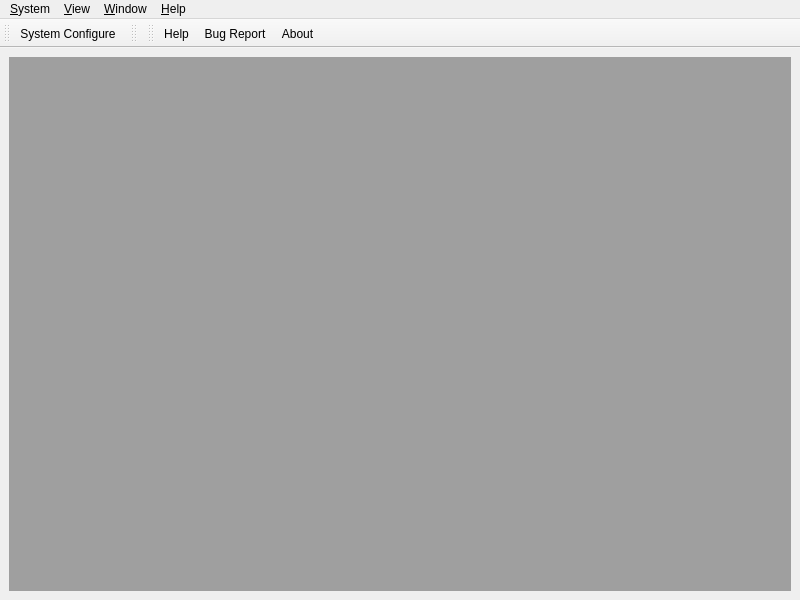
<?xml version="1.0" encoding="UTF-8"?>
<ui version="4.0">
 <class>MainWindowUIClass</class>
 <widget class="QMainWindow" name="MainWindowUIClass">
  <property name="geometry">
   <rect>
    <x>0</x>
    <y>0</y>
    <width>800</width>
    <height>600</height>
   </rect>
  </property>
  <property name="whatsThis">
   <string>Main Window</string>
  </property>
  <widget class="QWidget" name="centralwidget">
   <layout class="QGridLayout" name="gridLayout">
    <item row="0" column="0">
     <widget class="QMdiArea" name="mdiArea">
      <property name="acceptDrops">
       <bool>false</bool>
      </property>
      <property name="verticalScrollBarPolicy">
       <enum>Qt::ScrollBarAsNeeded</enum>
      </property>
      <property name="horizontalScrollBarPolicy">
       <enum>Qt::ScrollBarAsNeeded</enum>
      </property>
      <property name="viewMode">
       <enum>QMdiArea::SubWindowView</enum>
      </property>
     </widget>
    </item>
   </layout>
  </widget>
  <widget class="QMenuBar" name="menubar">
   <property name="geometry">
    <rect>
     <x>0</x>
     <y>0</y>
     <width>800</width>
     <height>23</height>
    </rect>
   </property>
   <widget class="QMenu" name="menuSystem">
    <property name="title">
     <string>&amp;System</string>
    </property>
    <addaction name="actionSystemConfigure"/>
    <addaction name="separator"/>
    <addaction name="actionQuit"/>
   </widget>
   <widget class="QMenu" name="menuView">
    <property name="title">
     <string>&amp;View</string>
    </property>
    <addaction name="actionShowMinimized"/>
    <addaction name="actionShowMaximized"/>
    <addaction name="actionShowFullScreen"/>
    <addaction name="actionShowNormal"/>
   </widget>
   <widget class="QMenu" name="menuHelp">
    <property name="title">
     <string>&amp;Help</string>
    </property>
    <addaction name="actionHelp"/>
    <addaction name="actionBugReport"/>
    <addaction name="actionAboutQt"/>
    <addaction name="actionAbout"/>
   </widget>
   <widget class="QMenu" name="menuWindow">
    <property name="title">
     <string>&amp;Window</string>
    </property>
    <widget class="QMenu" name="menuSubWindows">
     <property name="title">
      <string>Subwindows</string>
     </property>
    </widget>
    <addaction name="actionCloseSubWindow"/>
    <addaction name="actionCloseAllSubWindows"/>
    <addaction name="separator"/>
    <addaction name="actionTitleSubWindows"/>
    <addaction name="actionCascadeSubWindows"/>
    <addaction name="separator"/>
    <addaction name="actionNextSubWindow"/>
    <addaction name="actionPreviousSubWindow"/>
    <addaction name="separator"/>
    <addaction name="menuSubWindows"/>
   </widget>
   <addaction name="menuSystem"/>
   <addaction name="menuView"/>
   <addaction name="menuWindow"/>
   <addaction name="menuHelp"/>
  </widget>
  <widget class="QToolBar" name="toolBarSystem">
   <property name="windowTitle">
    <string>System</string>
   </property>
   <attribute name="toolBarArea">
    <enum>TopToolBarArea</enum>
   </attribute>
   <attribute name="toolBarBreak">
    <bool>false</bool>
   </attribute>
   <addaction name="actionSystemConfigure"/>
  </widget>
  <widget class="QToolBar" name="toolBarPlugins">
   <property name="windowTitle">
    <string>Plug-ins</string>
   </property>
   <attribute name="toolBarArea">
    <enum>TopToolBarArea</enum>
   </attribute>
   <attribute name="toolBarBreak">
    <bool>false</bool>
   </attribute>
  </widget>
  <widget class="QToolBar" name="toolBarHelp">
   <property name="windowTitle">
    <string>Help</string>
   </property>
   <attribute name="toolBarArea">
    <enum>TopToolBarArea</enum>
   </attribute>
   <attribute name="toolBarBreak">
    <bool>false</bool>
   </attribute>
   <addaction name="actionHelp"/>
   <addaction name="actionBugReport"/>
   <addaction name="actionAbout"/>
  </widget>
  <action name="actionQuit">
   <property name="text">
    <string>&amp;Quit</string>
   </property>
   <property name="toolTip">
    <string>Quit</string>
   </property>
   <property name="statusTip">
    <string>Quit</string>
   </property>
   <property name="whatsThis">
    <string>Quit</string>
   </property>
  </action>
  <action name="actionLanguageDefaultEnglish">
   <property name="text">
    <string>Default(English)</string>
   </property>
   <property name="statusTip">
    <string>Default(English)</string>
   </property>
   <property name="whatsThis">
    <string>Default(English)</string>
   </property>
  </action>
  <action name="actionStylePlastique">
   <property name="checkable">
    <bool>true</bool>
   </property>
   <property name="text">
    <string>Plastique</string>
   </property>
   <property name="toolTip">
    <string>Plastique Style</string>
   </property>
   <property name="statusTip">
    <string>Plastique Style</string>
   </property>
   <property name="whatsThis">
    <string>Plastique Style</string>
   </property>
  </action>
  <action name="actionStyleCleanlooks">
   <property name="checkable">
    <bool>true</bool>
   </property>
   <property name="text">
    <string>Cleanlooks</string>
   </property>
   <property name="toolTip">
    <string>Cleanlooks Style</string>
   </property>
   <property name="statusTip">
    <string>Cleanlooks Style</string>
   </property>
   <property name="whatsThis">
    <string>Cleanlooks Style</string>
   </property>
  </action>
  <action name="actionUseStylesPalette">
   <property name="checkable">
    <bool>true</bool>
   </property>
   <property name="text">
    <string>Use Style's Palette</string>
   </property>
   <property name="statusTip">
    <string>Use Style's Palette</string>
   </property>
   <property name="whatsThis">
    <string>Use Style's Palette</string>
   </property>
  </action>
  <action name="actionAbout">
   <property name="icon">
    <iconset resource="../resources.qrc">
     <normaloff>:/resources/images/about.png</normaloff>:/resources/images/about.png</iconset>
   </property>
   <property name="text">
    <string>About</string>
   </property>
   <property name="toolTip">
    <string>About</string>
   </property>
   <property name="statusTip">
    <string>About</string>
   </property>
   <property name="whatsThis">
    <string>About</string>
   </property>
  </action>
  <action name="actionBugReport">
   <property name="icon">
    <iconset resource="../resources.qrc">
     <normaloff>:/resources/images/bugreport.png</normaloff>:/resources/images/bugreport.png</iconset>
   </property>
   <property name="text">
    <string>Bug Report</string>
   </property>
   <property name="toolTip">
    <string>Bug Report</string>
   </property>
   <property name="statusTip">
    <string>Bug Report</string>
   </property>
   <property name="whatsThis">
    <string>Bug Report</string>
   </property>
  </action>
  <action name="actionHelp">
   <property name="icon">
    <iconset resource="../resources.qrc">
     <normaloff>:/resources/images/help.png</normaloff>:/resources/images/help.png</iconset>
   </property>
   <property name="text">
    <string>Help</string>
   </property>
   <property name="statusTip">
    <string>Help</string>
   </property>
   <property name="whatsThis">
    <string>Help</string>
   </property>
  </action>
  <action name="actionSystemConfigure">
   <property name="icon">
    <iconset resource="../resources.qrc">
     <normaloff>:/resources/images/configure.png</normaloff>:/resources/images/configure.png</iconset>
   </property>
   <property name="text">
    <string>System Configure</string>
   </property>
   <property name="toolTip">
    <string>System Configure</string>
   </property>
   <property name="statusTip">
    <string>System Configure</string>
   </property>
   <property name="whatsThis">
    <string>System Configure</string>
   </property>
  </action>
  <action name="actionCloseSubWindow">
   <property name="enabled">
    <bool>false</bool>
   </property>
   <property name="text">
    <string>Close Window</string>
   </property>
   <property name="toolTip">
    <string>Close the active window</string>
   </property>
   <property name="statusTip">
    <string>Close the active window</string>
   </property>
   <property name="whatsThis">
    <string>Close the active window</string>
   </property>
  </action>
  <action name="actionCloseAllSubWindows">
   <property name="enabled">
    <bool>false</bool>
   </property>
   <property name="text">
    <string>Close All Windows</string>
   </property>
   <property name="toolTip">
    <string>Close all the windows</string>
   </property>
   <property name="statusTip">
    <string>Close all the windows</string>
   </property>
   <property name="whatsThis">
    <string>Close all the windows</string>
   </property>
  </action>
  <action name="actionTitleSubWindows">
   <property name="enabled">
    <bool>false</bool>
   </property>
   <property name="text">
    <string>Tile</string>
   </property>
   <property name="toolTip">
    <string>Arranges all child windows in a tile pattern.</string>
   </property>
   <property name="statusTip">
    <string>Arranges all child windows in a tile pattern.</string>
   </property>
   <property name="whatsThis">
    <string>Arranges all child windows in a tile pattern.</string>
   </property>
  </action>
  <action name="actionCascadeSubWindows">
   <property name="enabled">
    <bool>false</bool>
   </property>
   <property name="text">
    <string>Cascade</string>
   </property>
   <property name="toolTip">
    <string>Arranges all the child windows in a cascade pattern.</string>
   </property>
   <property name="statusTip">
    <string>Arranges all the child windows in a cascade pattern.</string>
   </property>
   <property name="whatsThis">
    <string>Arranges all the child windows in a cascade pattern.</string>
   </property>
  </action>
  <action name="actionNextSubWindow">
   <property name="enabled">
    <bool>false</bool>
   </property>
   <property name="text">
    <string>&amp;Next</string>
   </property>
   <property name="toolTip">
    <string>Move the focus to the next window</string>
   </property>
   <property name="statusTip">
    <string>Move the focus to the next window</string>
   </property>
   <property name="whatsThis">
    <string>Move the focus to the next window</string>
   </property>
   <property name="shortcut">
    <string>Ctrl+Right</string>
   </property>
  </action>
  <action name="actionPreviousSubWindow">
   <property name="enabled">
    <bool>false</bool>
   </property>
   <property name="text">
    <string>&amp;Previous</string>
   </property>
   <property name="toolTip">
    <string>Move the focus to the previous window</string>
   </property>
   <property name="statusTip">
    <string>Move the focus to the previous window</string>
   </property>
   <property name="whatsThis">
    <string>Move the focus to the previous window</string>
   </property>
   <property name="shortcut">
    <string>Ctrl+Left</string>
   </property>
  </action>
  <action name="actionShowMinimized">
   <property name="enabled">
    <bool>false</bool>
   </property>
   <property name="text">
    <string>Show Minimized</string>
   </property>
   <property name="toolTip">
    <string>Shows the widget minimized, as an icon.</string>
   </property>
   <property name="statusTip">
    <string>Shows the widget minimized, as an icon.</string>
   </property>
   <property name="whatsThis">
    <string>Shows the widget minimized, as an icon.</string>
   </property>
  </action>
  <action name="actionShowMaximized">
   <property name="enabled">
    <bool>false</bool>
   </property>
   <property name="text">
    <string>Show Maximized</string>
   </property>
   <property name="toolTip">
    <string>Shows the widget maximized.</string>
   </property>
   <property name="statusTip">
    <string>Shows the widget maximized.</string>
   </property>
   <property name="whatsThis">
    <string>Shows the widget maximized.</string>
   </property>
  </action>
  <action name="actionShowNormal">
   <property name="enabled">
    <bool>false</bool>
   </property>
   <property name="text">
    <string>Show Normal</string>
   </property>
   <property name="toolTip">
    <string>Restores the widget after it has been maximized or minimized.</string>
   </property>
   <property name="statusTip">
    <string>Restores the widget after it has been maximized or minimized.</string>
   </property>
   <property name="whatsThis">
    <string>Restores the widget after it has been maximized or minimized.</string>
   </property>
  </action>
  <action name="actionShowFullScreen">
   <property name="enabled">
    <bool>false</bool>
   </property>
   <property name="text">
    <string>Show Full-Screen</string>
   </property>
   <property name="toolTip">
    <string>Shows the widget in full-screen mode.</string>
   </property>
   <property name="statusTip">
    <string>Shows the widget in full-screen mode.</string>
   </property>
   <property name="whatsThis">
    <string>Shows the widget in full-screen mode.</string>
   </property>
  </action>
  <action name="actionAboutQt">
   <property name="text">
    <string>About Qt</string>
   </property>
   <property name="toolTip">
    <string>About Qt</string>
   </property>
   <property name="statusTip">
    <string>About Qt</string>
   </property>
  </action>
 </widget>
 <resources>
  <include location="../resources.qrc"/>
 </resources>
 <connections>
  <connection>
   <sender>actionQuit</sender>
   <signal>triggered()</signal>
   <receiver>MainWindowUIClass</receiver>
   <slot>close()</slot>
   <hints>
    <hint type="sourcelabel">
     <x>-1</x>
     <y>-1</y>
    </hint>
    <hint type="destinationlabel">
     <x>399</x>
     <y>352</y>
    </hint>
   </hints>
  </connection>
  <connection>
   <sender>actionTitleSubWindows</sender>
   <signal>triggered()</signal>
   <receiver>mdiArea</receiver>
   <slot>tileSubWindows()</slot>
   <hints>
    <hint type="sourcelabel">
     <x>-1</x>
     <y>-1</y>
    </hint>
    <hint type="destinationlabel">
     <x>399</x>
     <y>325</y>
    </hint>
   </hints>
  </connection>
  <connection>
   <sender>actionCascadeSubWindows</sender>
   <signal>triggered()</signal>
   <receiver>mdiArea</receiver>
   <slot>cascadeSubWindows()</slot>
   <hints>
    <hint type="sourcelabel">
     <x>-1</x>
     <y>-1</y>
    </hint>
    <hint type="destinationlabel">
     <x>399</x>
     <y>325</y>
    </hint>
   </hints>
  </connection>
  <connection>
   <sender>actionCloseSubWindow</sender>
   <signal>triggered()</signal>
   <receiver>mdiArea</receiver>
   <slot>closeActiveSubWindow()</slot>
   <hints>
    <hint type="sourcelabel">
     <x>-1</x>
     <y>-1</y>
    </hint>
    <hint type="destinationlabel">
     <x>399</x>
     <y>325</y>
    </hint>
   </hints>
  </connection>
  <connection>
   <sender>actionCloseAllSubWindows</sender>
   <signal>triggered()</signal>
   <receiver>mdiArea</receiver>
   <slot>closeAllSubWindows()</slot>
   <hints>
    <hint type="sourcelabel">
     <x>-1</x>
     <y>-1</y>
    </hint>
    <hint type="destinationlabel">
     <x>399</x>
     <y>325</y>
    </hint>
   </hints>
  </connection>
  <connection>
   <sender>actionNextSubWindow</sender>
   <signal>triggered()</signal>
   <receiver>mdiArea</receiver>
   <slot>activateNextSubWindow()</slot>
   <hints>
    <hint type="sourcelabel">
     <x>-1</x>
     <y>-1</y>
    </hint>
    <hint type="destinationlabel">
     <x>399</x>
     <y>325</y>
    </hint>
   </hints>
  </connection>
  <connection>
   <sender>actionPreviousSubWindow</sender>
   <signal>triggered()</signal>
   <receiver>mdiArea</receiver>
   <slot>activatePreviousSubWindow()</slot>
   <hints>
    <hint type="sourcelabel">
     <x>-1</x>
     <y>-1</y>
    </hint>
    <hint type="destinationlabel">
     <x>399</x>
     <y>325</y>
    </hint>
   </hints>
  </connection>
  <connection>
   <sender>actionShowMaximized</sender>
   <signal>triggered()</signal>
   <receiver>MainWindowUIClass</receiver>
   <slot>showMaximized()</slot>
   <hints>
    <hint type="sourcelabel">
     <x>-1</x>
     <y>-1</y>
    </hint>
    <hint type="destinationlabel">
     <x>399</x>
     <y>299</y>
    </hint>
   </hints>
  </connection>
  <connection>
   <sender>actionShowMinimized</sender>
   <signal>triggered()</signal>
   <receiver>MainWindowUIClass</receiver>
   <slot>showMinimized()</slot>
   <hints>
    <hint type="sourcelabel">
     <x>-1</x>
     <y>-1</y>
    </hint>
    <hint type="destinationlabel">
     <x>399</x>
     <y>299</y>
    </hint>
   </hints>
  </connection>
  <connection>
   <sender>actionShowNormal</sender>
   <signal>triggered()</signal>
   <receiver>MainWindowUIClass</receiver>
   <slot>showNormal()</slot>
   <hints>
    <hint type="sourcelabel">
     <x>-1</x>
     <y>-1</y>
    </hint>
    <hint type="destinationlabel">
     <x>399</x>
     <y>299</y>
    </hint>
   </hints>
  </connection>
  <connection>
   <sender>actionShowFullScreen</sender>
   <signal>triggered()</signal>
   <receiver>MainWindowUIClass</receiver>
   <slot>showFullScreen()</slot>
   <hints>
    <hint type="sourcelabel">
     <x>-1</x>
     <y>-1</y>
    </hint>
    <hint type="destinationlabel">
     <x>399</x>
     <y>299</y>
    </hint>
   </hints>
  </connection>
 </connections>
</ui>
